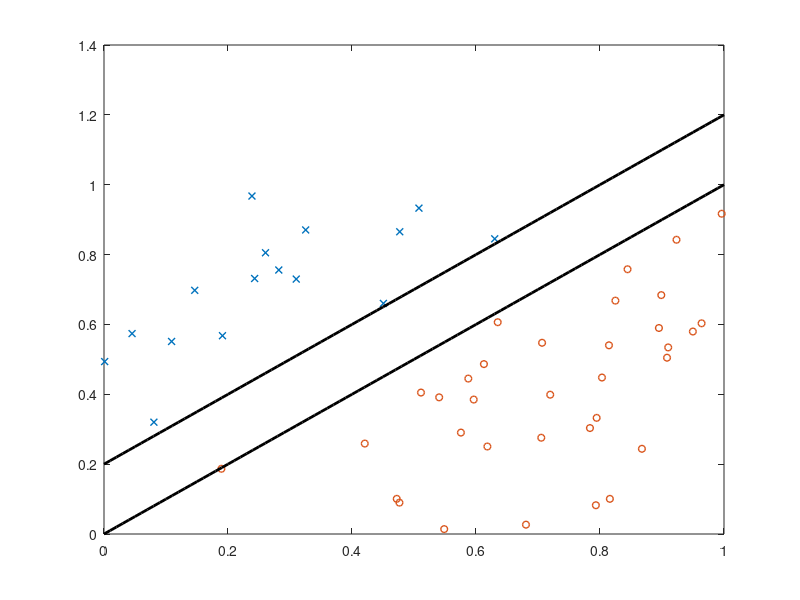

Recreate this plot in MATLAB. (Note: this script raises an error after producing the figure.)
clear
close all
rng('default')

kScale = 10;

% Initialise parameters
N = 50;
X = zeros(2,N);
y = zeros(N,1);
c = 0.1;
gamma = 0.1;
M = 1e5;

j=0;
while j ~= N
    % Generate Training Data
    x = rand(2,1);
    if(x(2) - x(1) - c > gamma)
        j = j + 1;
        X(:,j) = x;
        y(j) = 1;

    elseif(x(2) - x(1) - c < -gamma)
        j = j + 1;
        X(:,j) = x;
        y(j) = -1;
    end
end
XBar = X';

svmObj = fitcsvm(XBar,y,'Standardize',0,'BoxConstraint', Inf);

t = 0:0.01:1;
% Plot Training Data
figure(1)
classAbove = find(y== 1);
classBelow = find(y==-1);
plot(X(1,classAbove), X(2,classAbove), 'x', 'MarkerSize', 5, 'LineWidth', 1);
hold on
plot(X(1,classBelow), X(2,classBelow), 'o', 'MarkerSize', 5, 'LineWidth', 1);

p1 = plot(t, t + c + gamma, 'k','Linewidth', 2);                            % true separator
p2 = plot(t, t + c - gamma, 'k' ,'Linewidth', 2);      

d=0.01;
[x1Grid, x2Grid] = meshgrid(min(XBar(:,1)):d:max(XBar(:,1)), min(XBar(:,2)):d:max(XBar(:,2)));
xGrid = [x1Grid(:), x2Grid(:)];
[~,scores] = predict(svmObj, xGrid);

plot(XBar(svmObj.IsSupportVector,1),XBar(svmObj.IsSupportVector,2),'ko','MarkerSize',7,'LineWidth', 2)
contour(x1Grid,x2Grid, reshape(scores(:,2), size(x1Grid)), [0,0], 'LineWidth', 2);

title(['The Perceptron Learning Algorithm;    \gamma =' num2str(gamma) ''],'FontSize',46);
xlabel('x_{1}','FontSize',36);
ylabel('x_{2}','FontSize',36);
%legend([p1 p3],'true separators','perceptron separator','Location','southeast');
grid on
grid minor
set(gca,'fontsize',32);
xlim([0 1]);ylim([0 1])